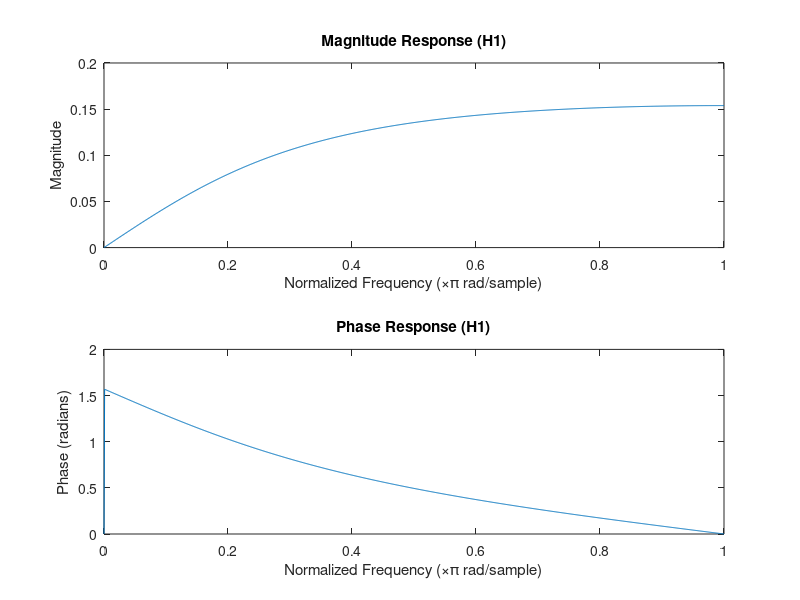

Here is the MATLAB script that generated this plot:
num = [0.1, -0.1];
den = [1, -0.3];

w = linspace(0, pi, 1000);
freq = freqz(num, den, w);
mag = abs(freq);
phase = angle(freq);

figure;
subplot(2, 1, 1);
plot(w/pi, mag);
title('Magnitude Response (H1)');
xlabel('Normalized Frequency (\times\pi rad/sample)');
ylabel('Magnitude');

subplot(2, 1, 2);
plot(w/pi, phase);
title('Phase Response (H1)');
xlabel('Normalized Frequency (\times\pi rad/sample)');
ylabel('Phase (radians)');



